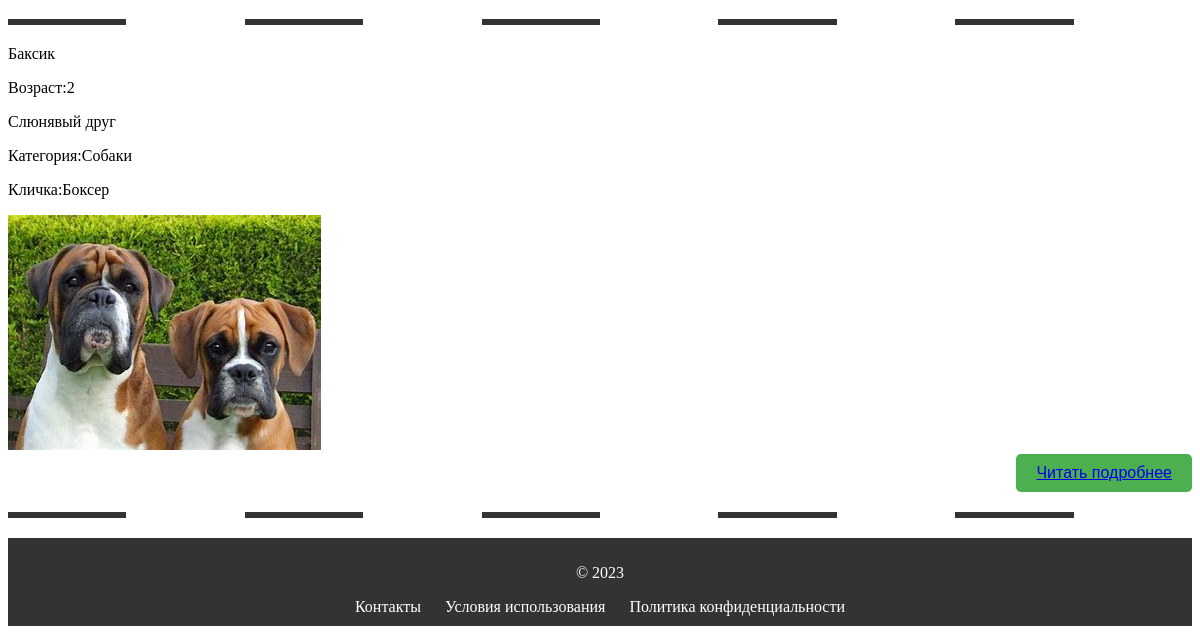
The app's page / (lower part), older data.
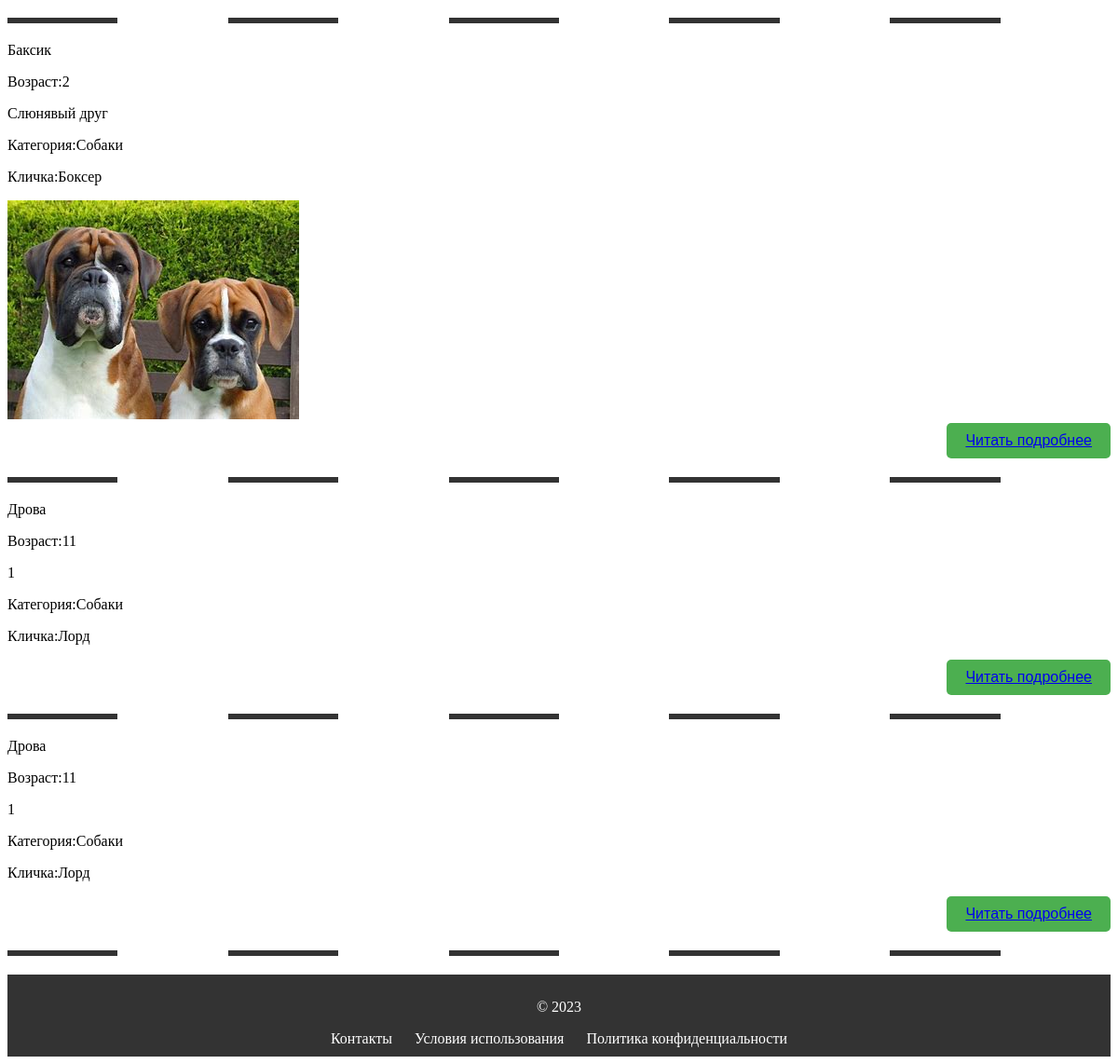
The same page, newer data.
### info/models.py (models this page shows, shortened)
class Animal(models.Model):
    name = models.CharField(max_length=150)
    age = models.SmallIntegerField()
    text = models.TextField()
    image = models.ImageField(upload_to='animals',blank=True)
    category = models.ForeignKey(Category,on_delete=models.CASCADE)
    nickname = models.CharField(max_length=160)

class Category(models.Model):
    category = models.CharField(max_length=150)
    description = models.TextField()
    def __str__(self):
        return self.category

### info/views.py (the view)
# urls.py: path('',index,name='index'),
def index(request):
    cat = Category.objects.all()
    ani = Animal.objects.all()
    context = {'cat':cat,'animal':ani}
    return render(request,'info/index.html',context=context)

### templates/info/index.html (shortened to what this page needs)
{% extends 'info/base.html' %}
{% load static %}
{% block content %}
    <main>
      {% for i in animal %}
      <p>{{ i.name }}</p>
      <p>Возраст:{{ i.age }}</p>
      <p>{{ i.text }}</p>
      <p>Категория:{{ i.category }}</p>
      <p>Кличка:{{ i.nickname }}</p>
      {% if i.image %}
      <img src="{{ i.image.url }}">
      {% endif %}
      <div class="button-container">
        <button class="my-button"><a href="{% url 'post' i.pk %}">Читать подробнее</a></button>
      </div>
      <hr>
      {% endfor %}
    </main>
{% endblock content %}

Row changes from the older to the newer data that the page shows:
added Animal: name "Дрова", age "11", text "1", category "Собаки", nickname "Лорд"
added Animal: name "Дрова", age "11", text "1", category "Собаки", nickname "Лорд"
